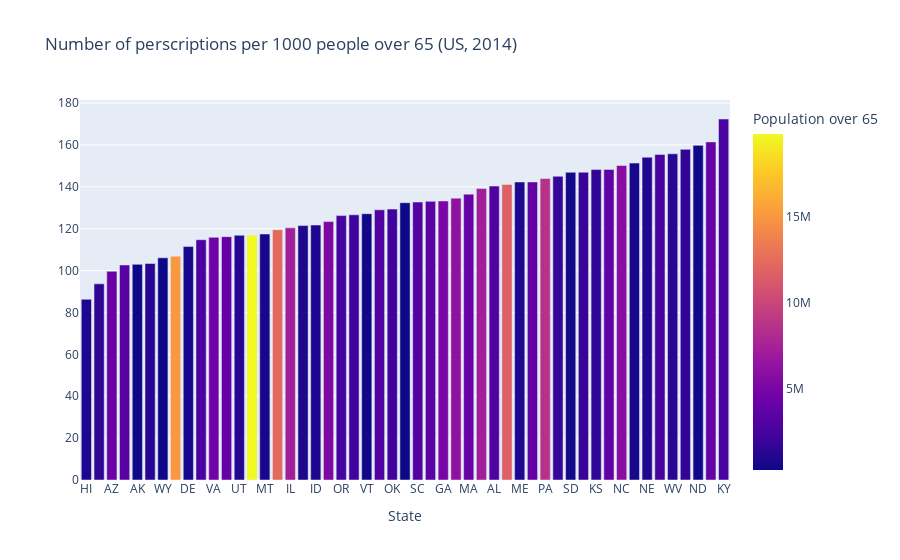

Write notebook code for a chart like this one.
### Code cell
percent_over_65 = (state_med_pop_data['Population over 65'] / state_med_pop_data['Est. population 2014']) * 100
fig = px.bar(state_med_pop_data.sort_values('Total perscriptions per 1k over 65'), x='state', y='Total perscriptions per 1k over 65', 
                     labels={'state': 'State', 
#                                      'most_common_med_perscribed': 'Most common medication perscribed',
#                                      'total_num_med_perscribed':'Total number of perscriptions',
                                     'Total perscriptions per 1k over 65': ''
                                        }, 
                     title='Number of perscriptions per 1000 people over 65 (US, 2014)',
                     color = 'Population over 65'
                     )
fig.show()

### Figure 1 — Plotly figure (JSON) as saved in the notebook; plotly's stock layout.template omitted (floating-point values rounded to 4 significant figures)
{"data": [{"alignmentgroup": "True", "hovertemplate": "State=%{x}<br>=%{y}<br>Population over 65=%{marker.color}<extra></extra>", "legendgroup": "", "marker": {"color": [918924, 1600164, 4239816, 3286900, 279576, 1269060, 327824, 15082188, 615796, 2702640, 4591688, 3942632, 1176544, 19803224, 678340, 12319260, 7196932, 849028, 925752, 5269872, 2511540, 2252040, 422556, 3110104, 2244544, 309376, 3043484, 3481504, 4992452, 6124864, 4082484, 7199992, 2967264, 11694912, 972768, 3767316, 8538972, 1862060, 513304, 1958552, 1658416, 3730236, 5835596, 666240, 1083268, 2537576, 1317204, 1704688, 418536, 3931888, 2618168], "coloraxis": "coloraxis", "pattern": {"shape": ""}}, "name": "", "offsetgroup": "", "orientation": "v", "showlegend": false, "textposition": "auto", "type": "bar", "x": ["HI", "NV", "AZ", "MD", "AK", "NM", "WY", "FL", "DE", "CO", "VA", "WA", "UT", "CA", "MT", "TX", "IL", "NH", "ID", "NJ", "OR", "CT", "VT", "MN", "OK", "DC", "SC", "WI", "GA", "MI", "MA", "OH", "AL", "NY", "ME", "IN", "PA", "AR", "SD", "IA", "KS", "MO", "NC", "RI", "NE", "LA", "WV", "MS", "ND", "TN", "KY"], "xaxis": "x", "y": [86.29, 93.67, 99.67, 102.7, 103.0, 103.4, 106.1, 106.8, 111.5, 114.7, 115.9, 116.2, 116.8, 116.9, 117.4, 119.5, 120.4, 121.5, 121.7, 123.4, 126.2, 126.6, 127.1, 129.0, 129.4, 132.4, 132.7, 133.0, 133.2, 134.6, 136.5, 139.2, 140.3, 141.1, 142.3, 142.3, 143.9, 145.0, 146.9, 146.9, 148.2, 148.3, 150.2, 151.3, 154.1, 155.5, 155.8, 157.9, 159.8, 161.4, 172.4], "yaxis": "y"}], "layout": {"barmode": "relative", "coloraxis": {"colorbar": {"title": {"text": "Population over 65"}}, "colorscale": [[0, "#0d0887"], [0.1111, "#46039f"], [0.2222, "#7201a8"], [0.3333, "#9c179e"], [0.4444, "#bd3786"], [0.5556, "#d8576b"], [0.6667, "#ed7953"], [0.7778, "#fb9f3a"], [0.8889, "#fdca26"], [1, "#f0f921"]]}, "legend": {"tracegroupgap": 0}, "title": {"text": "Number of perscriptions per 1000 people over 65 (US, 2014)"}, "xaxis": {"anchor": "y", "domain": [0, 1], "title": {"text": "State"}}, "yaxis": {"anchor": "x", "domain": [0, 1], "title": {"text": ""}}}}
